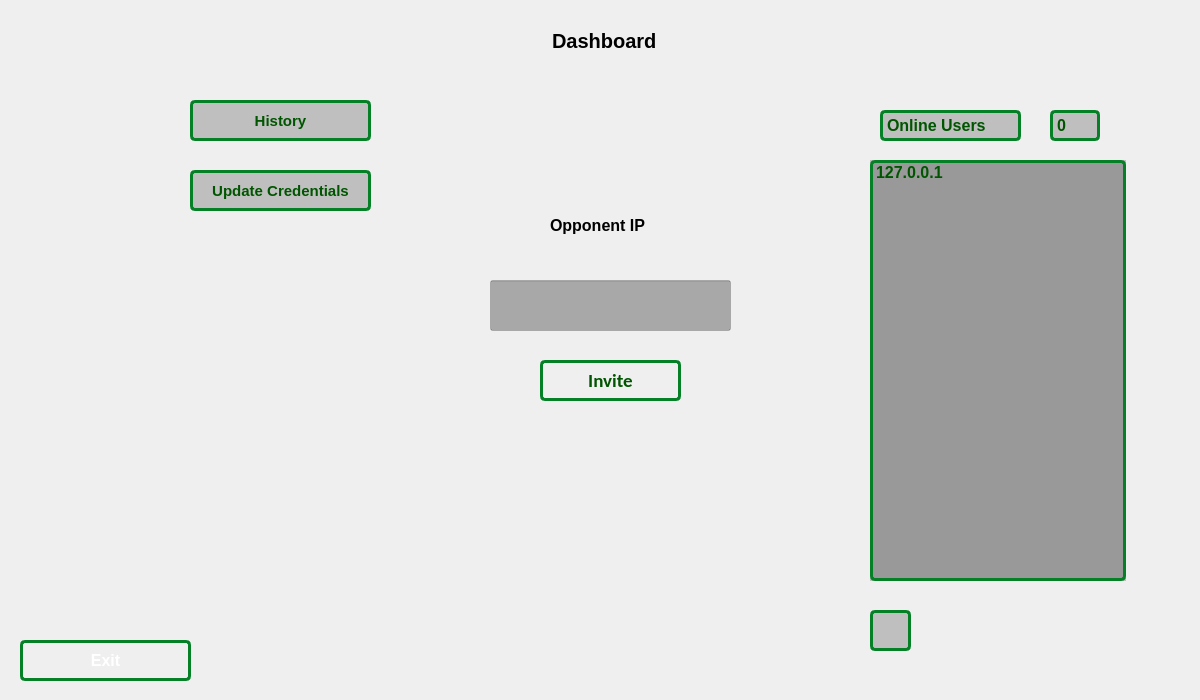
<?xml version="1.0" encoding="UTF-8"?>
<ui version="4.0">
 <class>Dashboard</class>
 <widget class="QWidget" name="Dashboard">
  <property name="geometry">
   <rect>
    <x>0</x>
    <y>0</y>
    <width>1200</width>
    <height>700</height>
   </rect>
  </property>
  <property name="font">
   <font>
    <pointsize>11</pointsize>
   </font>
  </property>
  <property name="cursor">
   <cursorShape>ArrowCursor</cursorShape>
  </property>
  <property name="windowTitle">
   <string>Dashboard</string>
  </property>
  <property name="autoFillBackground">
   <bool>false</bool>
  </property>
  <property name="styleSheet">
   <string notr="true"/>
  </property>
  <widget class="QPushButton" name="exit">
   <property name="geometry">
    <rect>
     <x>20</x>
     <y>640</y>
     <width>171</width>
     <height>41</height>
    </rect>
   </property>
   <property name="font">
    <font>
     <pointsize>12</pointsize>
     <bold>true</bold>
    </font>
   </property>
   <property name="cursor">
    <cursorShape>PointingHandCursor</cursorShape>
   </property>
   <property name="styleSheet">
    <string notr="true">color: rgb(255, 255, 255);
border:3px solid #068027;
border-radius:5px;</string>
   </property>
   <property name="text">
    <string>Exit</string>
   </property>
  </widget>
  <widget class="QWidget" name="widget" native="true">
   <property name="geometry">
    <rect>
     <x>0</x>
     <y>0</y>
     <width>1200</width>
     <height>700</height>
    </rect>
   </property>
   <property name="styleSheet">
    <string notr="true">#widget{
    background-image: url(':/resources/images/backgrounds/background.png');
    background-repeat: no-repeat;
    background-position: center;
}</string>
   </property>
   <widget class="QLabel" name="onlineClientsCount">
    <property name="geometry">
     <rect>
      <x>1050</x>
      <y>110</y>
      <width>50</width>
      <height>31</height>
     </rect>
    </property>
    <property name="font">
     <font>
      <pointsize>12</pointsize>
      <bold>true</bold>
     </font>
    </property>
    <property name="styleSheet">
     <string notr="true">color: rgb(0, 85, 0);
background-color: rgba(0, 0, 0,0.2);
border:3px solid #068027;
border-radius:5px;</string>
    </property>
    <property name="text">
     <string>0</string>
    </property>
   </widget>
   <widget class="QLabel" name="label_2">
    <property name="geometry">
     <rect>
      <x>880</x>
      <y>110</y>
      <width>141</width>
      <height>31</height>
     </rect>
    </property>
    <property name="font">
     <font>
      <pointsize>12</pointsize>
      <bold>true</bold>
     </font>
    </property>
    <property name="styleSheet">
     <string notr="true">color: rgb(0, 85, 0);
background-color: rgba(0, 0, 0,0.2);
border:3px solid #068027;
border-radius:5px;</string>
    </property>
    <property name="text">
     <string>Online Users</string>
    </property>
   </widget>
   <widget class="QListWidget" name="onlineClients">
    <property name="geometry">
     <rect>
      <x>870</x>
      <y>160</y>
      <width>256</width>
      <height>421</height>
     </rect>
    </property>
    <property name="font">
     <font>
      <pointsize>12</pointsize>
      <bold>true</bold>
     </font>
    </property>
    <property name="autoFillBackground">
     <bool>true</bool>
    </property>
    <property name="styleSheet">
     <string notr="true">color: rgb(0, 85, 0);
background-color: rgba(0, 0, 0,0.2);
border:3px solid #068027;
border-radius:5px;</string>
    </property>
    <item>
     <property name="text">
      <string>127.0.0.1</string>
     </property>
    </item>
   </widget>
   <widget class="QLineEdit" name="opponentIp">
    <property name="geometry">
     <rect>
      <x>490</x>
      <y>280</y>
      <width>241</width>
      <height>51</height>
     </rect>
    </property>
    <property name="font">
     <font>
      <pointsize>16</pointsize>
      <bold>true</bold>
     </font>
    </property>
    <property name="acceptDrops">
     <bool>true</bool>
    </property>
    <property name="styleSheet">
     <string notr="true">color: rgb(0, 0, 0);
background-color: rgba(0, 0, 0,0.3);</string>
    </property>
    <property name="text">
     <string/>
    </property>
   </widget>
   <widget class="QLabel" name="label_3">
    <property name="geometry">
     <rect>
      <x>550</x>
      <y>200</y>
      <width>121</width>
      <height>51</height>
     </rect>
    </property>
    <property name="font">
     <font>
      <pointsize>12</pointsize>
      <bold>true</bold>
     </font>
    </property>
    <property name="styleSheet">
     <string notr="true">color: rgb(0, 0, 0);</string>
    </property>
    <property name="text">
     <string>Opponent IP</string>
    </property>
   </widget>
   <widget class="QPushButton" name="ready">
    <property name="geometry">
     <rect>
      <x>540</x>
      <y>360</y>
      <width>141</width>
      <height>41</height>
     </rect>
    </property>
    <property name="font">
     <font>
      <family>Calibri</family>
      <pointsize>14</pointsize>
      <bold>true</bold>
     </font>
    </property>
    <property name="cursor">
     <cursorShape>PointingHandCursor</cursorShape>
    </property>
    <property name="styleSheet">
     <string notr="true">color: rgb(0, 85, 0);
border:3px solid #068027;
border-radius:5px;</string>
    </property>
    <property name="text">
     <string>Invite</string>
    </property>
   </widget>
   <widget class="QPushButton" name="history">
    <property name="geometry">
     <rect>
      <x>190</x>
      <y>100</y>
      <width>181</width>
      <height>41</height>
     </rect>
    </property>
    <property name="font">
     <font>
      <pointsize>11</pointsize>
      <bold>true</bold>
     </font>
    </property>
    <property name="autoFillBackground">
     <bool>false</bool>
    </property>
    <property name="styleSheet">
     <string notr="true">color: rgb(0, 85, 0);
background-color: rgba(0, 0, 0,0.2);
border:3px solid #068027;
border-radius:5px;</string>
    </property>
    <property name="text">
     <string>History</string>
    </property>
   </widget>
   <widget class="QLabel" name="welcomeText">
    <property name="geometry">
     <rect>
      <x>510</x>
      <y>20</y>
      <width>221</width>
      <height>41</height>
     </rect>
    </property>
    <property name="font">
     <font>
      <pointsize>15</pointsize>
      <bold>true</bold>
     </font>
    </property>
    <property name="layoutDirection">
     <enum>Qt::LeftToRight</enum>
    </property>
    <property name="styleSheet">
     <string notr="true">margin:0 auto;
color: rgb(0, 0, 0);</string>
    </property>
    <property name="text">
     <string>Dashboard</string>
    </property>
    <property name="scaledContents">
     <bool>false</bool>
    </property>
    <property name="wordWrap">
     <bool>false</bool>
    </property>
   </widget>
   <widget class="QPushButton" name="updateCredentials">
    <property name="geometry">
     <rect>
      <x>190</x>
      <y>170</y>
      <width>181</width>
      <height>41</height>
     </rect>
    </property>
    <property name="font">
     <font>
      <pointsize>11</pointsize>
      <bold>true</bold>
     </font>
    </property>
    <property name="styleSheet">
     <string notr="true">color: rgb(0, 85, 0);
background-color: rgba(0, 0, 0,0.2);
border:3px solid #068027;
border-radius:5px;</string>
    </property>
    <property name="text">
     <string>Update Credentials</string>
    </property>
   </widget>
   <widget class="QPushButton" name="refreshUsers">
    <property name="geometry">
     <rect>
      <x>870</x>
      <y>610</y>
      <width>41</width>
      <height>41</height>
     </rect>
    </property>
    <property name="font">
     <font>
      <pointsize>11</pointsize>
      <bold>true</bold>
     </font>
    </property>
    <property name="cursor">
     <cursorShape>PointingHandCursor</cursorShape>
    </property>
    <property name="autoFillBackground">
     <bool>false</bool>
    </property>
    <property name="styleSheet">
     <string notr="true">color: rgb(0, 85, 0);
background-color: rgba(0, 0, 0,0.2);
border:3px solid #068027;
border-radius:5px;</string>
    </property>
    <property name="text">
     <string/>
    </property>
    <property name="icon">
     <iconset theme="emblem-synchronized"/>
    </property>
    <property name="iconSize">
     <size>
      <width>25</width>
      <height>25</height>
     </size>
    </property>
   </widget>
  </widget>
  <zorder>widget</zorder>
  <zorder>exit</zorder>
 </widget>
 <resources/>
 <connections/>
</ui>
